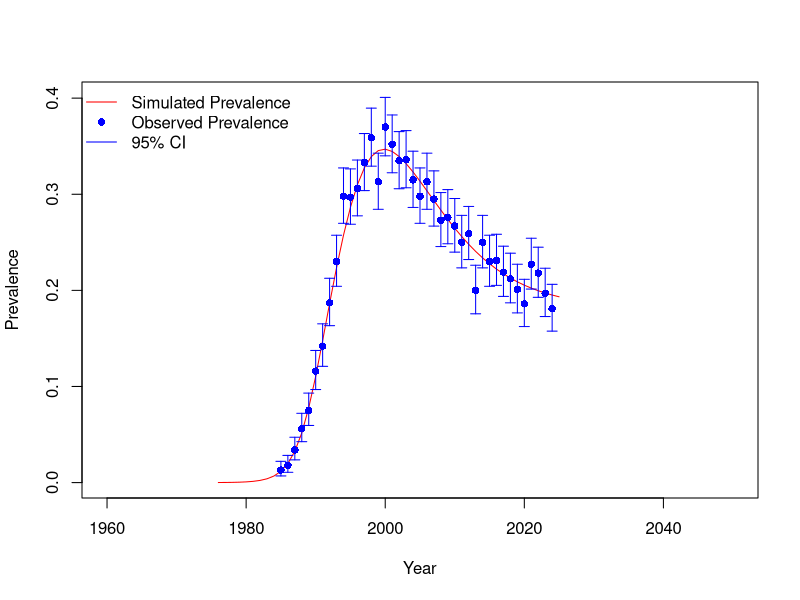
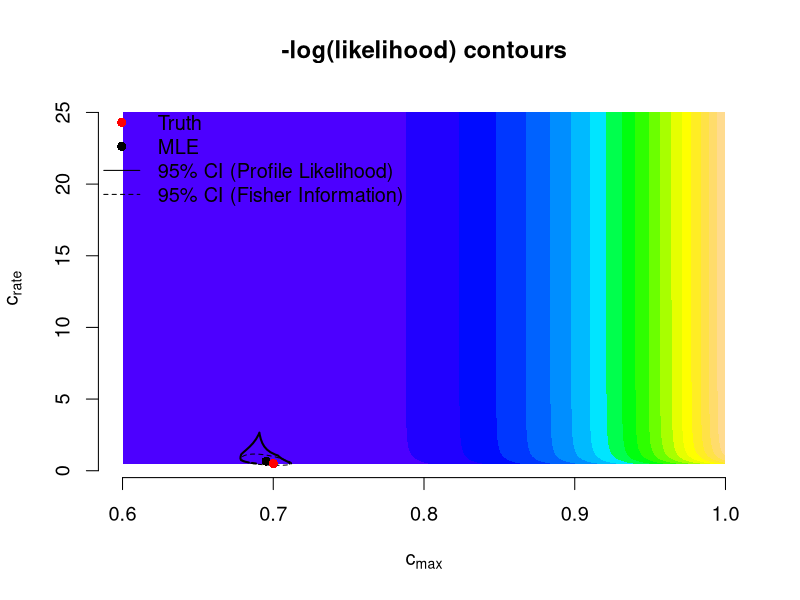

The R source for these figures, in order:
# HIV Model Fitting for Evaluating Interventions: A Simulation Exercise

# ============================================================
# Setup
# ============================================================

rm(list = ls())

require(dplyr)
require(boot)
require(deSolve)
require(ellipse)
require(ggplot2)

# ============================================================
# Global Parameters and Initial Conditions
# ============================================================

initial_prevalence <- exp(-9.5)
time_sequence <- seq(1976, 2025, by = 1)
initial_conditions <- c(S = 1 - initial_prevalence, I1 = initial_prevalence, I2 = 0, I3 = 0, I4 = 0, CI = 0, CD = 0)
infection_states <- paste0('I', 1:4)

# ============================================================
# Disease Model Functions
# ============================================================

SImodel <- function(time, state, parameters) {
	with(c(parameters, as.list(state)), {
		I <- I1 + I2 + I3 + I4
		N <- I + S
		transmission_rate <- Beta * exp(-alpha * I / N)
		
		dS <- birthRt * N - deathRt * S - transmission_rate * S * I / N
		dI1 <- transmission_rate * S * I / N - progRt * I1 - deathRt * I1
		dI2 <- progRt * I1 - progRt * I2 - deathRt * I2
		dI3 <- progRt * I2 - progRt * I3 - deathRt * I3
		dI4 <- progRt * I3 - progRt * I4 - deathRt * I4
		dCI <- transmission_rate * S * I / N
		dCD <- progRt * I4
		
		list(c(dS, dI1, dI2, dI3, dI4, dCI, dCD))
	})
}

SI4control <- function(time, state, parameters) {
	with(c(as.list(state), parameters), {
		N <- sum(state[1:5])
		I <- I1 + I2 + I3 + I4
		lambda <- Beta * exp(-alpha * I / N)
		g <- 4 * progRt
		control_effect <- min(1, 1 - cMax / (1 + exp(-cRate * (time - cHalf))))
		
		dS <- birthRt * N - control_effect * lambda * S * I / N - deathRt * S
		progression <- g * c(I1, I2, I3, I4)
		dI <- c(control_effect * lambda * S * I / N, progression[1:3]) - progression - deathRt * c(I1, I2, I3, I4)
		dCI <- control_effect * lambda * S * I / N
		dCD <- progression[4]
		
		list(c(dS, dI, dCI, dCD))
	})
}

create_disease_parameters <- function(Beta = 0.6 ## transmission coefficient when prevalence is 0 
																												, alpha = 3.5 ## for transmission coefficient: decline with prevalence
																												, progRt = (1/15) ## rate of of progression through each of the I classes, for 10 years total
																												, birthRt = .03 ## birth rate, 3% of people give birth per year
																												, deathRt = 1/60 ## 60 year natural life expectancy
																												, cMax = 0.7
																												, cRate = 0.5
																												, cHalf = 1998
){
	return(as.list(environment())) ## ARG
}

# ============================================================
# Simulation and Sampling Functions
# ============================================================

simulate_epidemic <- function(initial_conditions, time_sequence, model_function, parameters) {
	sim_data <- as.data.frame(lsoda(initial_conditions, time_sequence, model_function, parms = parameters))
	sim_data$I <- rowSums(sim_data[, infection_states])
	sim_data$N <- rowSums(sim_data[, c('S', infection_states)])
	sim_data$P <- sim_data$I / sim_data$N
	return(sim_data)
}

sample_epidemic <- function(simulated_data, sample_times = seq(1985, 2024, by = 1), sample_sizes = rep(1000, length(sample_times))) {
	prevalence <- simulated_data$P[round(simulated_data$time, 4) %in% round(sample_times, 4)]
	num_positive <- rbinom(length(sample_sizes), sample_sizes, prevalence)
	lci <- mapply(function(x, n) binom.test(x, n)$conf.int[1], x = num_positive, n = sample_sizes)
	uci <- mapply(function(x, n) binom.test(x, n)$conf.int[2], x = num_positive, n = sample_sizes)
	
	data.frame(time = sample_times, numPos = num_positive, numSamp = sample_sizes, sampPrev = num_positive / sample_sizes, lci = lci, uci = uci)
}

# ============================================================
# Estimation Functions
# ============================================================

substitute_parameters <- function(estimated_params, fixed_params) {
	for (name in names(estimated_params)) {
		if (grepl('log_', name)) {
			param_name <- gsub('log_', '', name)
			fixed_params[[param_name]] <- exp(estimated_params[[name]])
		} else {
			fixed_params[[name]] <- estimated_params[[name]]
		}
	}
	return(fixed_params)
}

calculate_nll <- function(parameters, observed_data, model_function) {
	# browser()
	simulated_data <- simulate_epidemic(initial_conditions, time_sequence, model_function, parameters)
	matched_times <- match(observed_data$time, simulated_data$time)
	if (any(is.na(simulated_data$P[matched_times])) || any(simulated_data$P[matched_times] < 0 | simulated_data$P[matched_times] > 1)) {
		warning("Invalid prevalence values (NA or outside [0,1]) detected")
		return(1e6)
	}
	nll_values <- dbinom(observed_data$numPos, observed_data$numSamp, prob = simulated_data$P[matched_times], log = TRUE)
	return(-sum(nll_values))
}

estimate_mle <- function(observed_data, model_function, initial_guess, fixed_params) {
	objective_function <- function(fit_params) {
		updated_params <- substitute_parameters(fit_params, fixed_params)
		calculate_nll(updated_params, observed_data, model_function)
	}
	mle_fit_pre <- optim(par = initial_guess, fn = objective_function, method = "SANN", control = list(trace = 1, maxit = 150))
	mle_fit <- optim(par = mle_fit_pre$par, fn = objective_function, method = "Nelder-Mead", control = list(trace = 1, maxit = 1000), hessian = TRUE)
	
	estimated_params <- mle_fit$par
	covariance_matrix <- solve(mle_fit$hessian)
	standard_errors <- sqrt(diag(covariance_matrix))
	
	list(params = estimated_params, se = standard_errors, loglik = mle_fit$value, fit = mle_fit, fisherInfMatrix = covariance_matrix)
}

estimate_lse <- function(observed_data, model_function, initial_guess, fixed_params) {
	lse_objective <- function(fit_params) {
		updated_params <- substitute_parameters(fit_params, fixed_params)
		simulated_data <- simulate_epidemic(initial_conditions, time_sequence, model_function, updated_params)
		
		matched_times <- simulated_data$time %in% observed_data$time
		observed_prev <- observed_data$numPos / observed_data$numSamp
		predicted_prev <- simulated_data$P[matched_times]
		sum((observed_prev - predicted_prev)^2)
	}
	
	lse_fit <- optim(par = initial_guess, fn = lse_objective, method = "Nelder-Mead", control = list(trace = 1, maxit = 1000), hessian = TRUE)
	
	estimated_params <- lse_fit$par
	covariance_matrix <- solve(lse_fit$hessian)
	standard_errors <- sqrt(diag(covariance_matrix))
	
	list(params = estimated_params, se = standard_errors, ssr = lse_fit$value, fit = lse_fit)
}

# ============================================================
# Run Simulation, Sampling, Estimation and Grid Evaluation
# ============================================================

set.seed(45)

true_params <- create_disease_parameters()
simulated_data <- simulate_epidemic(initial_conditions, time_sequence, SI4control, true_params)
observed_data <- sample_epidemic(simulated_data)

plot(simulated_data$time, simulated_data$P, type = 'l', col = 'red', ylab = 'Prevalence', xlab = 'Year',  xlim = c(1960, 2050), ylim = c(0, max(simulated_data$P, observed_data$uci)))
points(observed_data$time, observed_data$sampPrev, col = 'blue', pch = 16)
# Add confidence intervals
arrows(observed_data$time, observed_data$lci, observed_data$time, observed_data$uci, angle = 90, code = 3, length = 0.05, col = 'blue')
legend('topleft', legend = c('Simulated Prevalence', 'Observed Prevalence', '95% CI'), col = c('red', 'blue', 'blue'), pch = c(NA, 16, NA), lty = c(1, NA, 1), bty = 'n')

initial_guess <- c(log_cMax = log(1), log_cRate = log(3))

mle_result <- estimate_mle(observed_data, SI4control, initial_guess, true_params)
lse_result <- estimate_lse(observed_data, SI4control, initial_guess, true_params)

cat("MLE Estimates:", exp(unname(mle_result$params)), "\n")
cat("LSE Estimates:", exp(unname(lse_result$params)), "\n")
true_params[c('cMax','cRate')]


# ============================================================
# Likelihood Grid Evaluation Using Profile Likelihood Approach
# ============================================================

# Define profile likelihood objective function
objXcMax_cRate <- function(cMax, cRate, fixed_params = true_params) {
	fit_params <- c(log_cMax = log(cMax), log_cRate = log(cRate))
	updated_params <- substitute_parameters(fit_params, fixed_params)
	calculate_nll(updated_params, observed_data, SI4control)
}

# Vectorize it to evaluate over a grid
objXcMax_cRateVEC <- Vectorize(objXcMax_cRate, vectorize.args = c("cMax", "cRate"))

# Create parameter grids
res <- 30
cMax_seq <- exp(seq(log(0.6), log(1.0), length.out = res))
cRate_seq <- exp(seq(log(0.5), log(25.0), length.out = res))

# Evaluate likelihood surface using outer()
likelihood_surface <- outer(cMax_seq, cRate_seq, objXcMax_cRateVEC)

# Confidence cutoff using chi-square approximation
min_likelihood <- min(likelihood_surface, na.rm = TRUE)
conf_cutoff <- min_likelihood + qchisq(0.95, df = 2) / 2

# Plot the profile likelihood surface
par(cex = 1.2)
plot(1, 1, type = 'n', log = '',
		 xlim = range(cMax_seq), ylim = range(cRate_seq),
		 xlab = expression(c[max]), ylab = expression(c[rate]),
		 main = "-log(likelihood) contours", bty = "n")

.filled.contour(cMax_seq, cRate_seq, likelihood_surface,
								levels = seq(min_likelihood, max(likelihood_surface, na.rm = TRUE), length.out = 20),
								col = topo.colors(20))

# Add 95% profile likelihood contour
contour(cMax_seq, cRate_seq, likelihood_surface, levels = conf_cutoff,
				col = "black", lwd = 2, labels = "", labcex = 0.2, add = TRUE)

# Add Fisher information ellipse
lines(exp(ellipse(mle_result$fisherInfMatrix, centre = mle_result$params, level = .95)), lty = 2)

# Add MLE and true parameter points
points(exp(mle_result$params['log_cMax']), exp(mle_result$params['log_cRate']), pch = 16, col = 'black')
points(true_params$cMax, true_params$cRate, pch = 16, col = 'red')

# Add legend
legend("topleft",
			 legend = c('Truth', 'MLE', '95% CI (Profile Likelihood)', '95% CI (Fisher Information)'),
			 lty = c(NA, NA, 1, 2), pch = c(16, 16, NA, NA),
			 col = c('red', rep('black', 3)), bg = 'white', bty = 'n')
